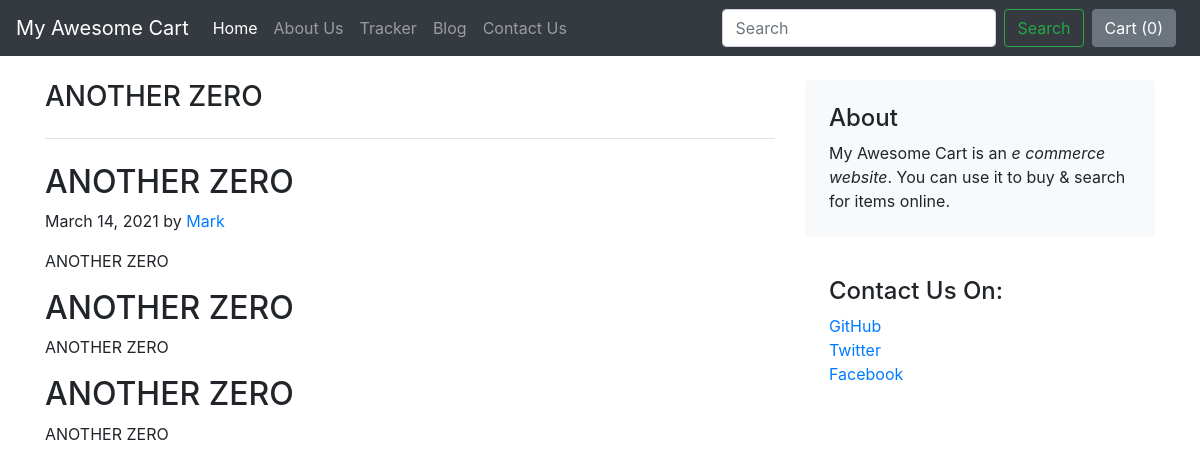
The page /blog/blogpost/1 on the database its author committed.
### blog/models.py (models this page shows, shortened)
class Blogpost(models.Model):
    post_id = models.AutoField(primary_key= True)
    title = models.CharField(max_length=50)
    head0 = models.CharField(max_length=500, default="")
    chead0 = models.CharField(max_length=5000, default="")
    head1 = models.CharField(max_length=500, default="")
    chead1 = models.CharField(max_length=5000, default="")
    head2 = models.CharField(max_length=500, default="")
    chead2 = models.CharField(max_length=5000, default="")
    pub_date = models.DateField()
    thumbnail = models.ImageField(upload_to='shop/images', default="")

### blog/views.py (the view)
# urls.py: path("blogpost/<int:pid>", views.blogpost, name = "blogPost")
def blogpost(request, pid):
	post = Blogpost.objects.filter(post_id = pid)[0]
	return render(request, "blog/blogpost.html", {"post": post})

### blog/templates/blog/blogpost.html
{% extends "blog/basic.html" %}
{% block body %}
<div class="container">
	<div class="row mt-4">
		<div class="col-md-8">
			<h3 class="pb-4 mb-4 fst-italic border-bottom">
				{{post.title}}
			</h3>
			<article class="blog-post">
				<h2 class="blog-post-title">{{post.head0}}</h2>
				<p class="blog-post-meta">{{post.pub_date}} by <a href="#">Mark</a></p>
				<p>{{post.chead0}}</p>
				<h2>{{post.head1}}</h2>
				<p>{{post.chead1}}</p>
				<h2>{{post.head2}}</h2>
				<p>{{post.chead2}}</p>
			</article>
		</div>
		<div class="col-md-4">
			<div class="p-4 mb-3 bg-light rounded">
				<h4 class="fst-italic">About</h4>
				<p class="mb-0">
					My Awesome Cart is an <em> e commerce website</em>. You can use it to buy & search for
					items online.
				</p>
			</div>
			<div class="p-4">
				<h4 class="fst-italic">Contact Us On: </h4>
				<ol class="list-unstyled">
					<li><a href="#">GitHub</a></li>
					<li><a href="#">Twitter</a></li>
					<li><a href="#">Facebook</a></li>
				</ol>
			</div>
		</div>
	</div>
</div>
{% endblock %}

### rows shown on the page
Blogpost: title "ANOTHER ZERO", head0 "ANOTHER ZERO", pub_date "March 14, 2021", chead0 "ANOTHER ZERO", head1 "ANOTHER ZERO", chead1 "ANOTHER ZERO", head2 "ANOTHER ZERO", chead2 "ANOTHER ZERO"
